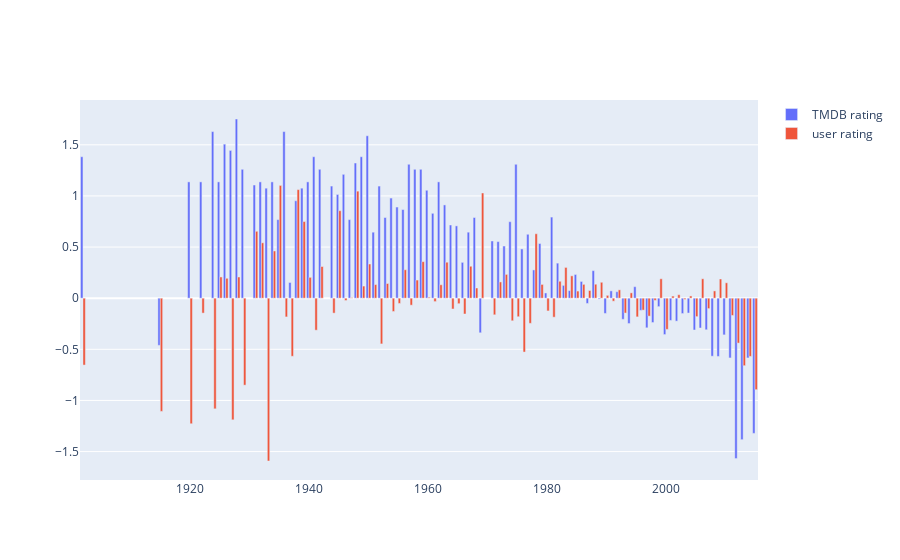

The notebook cell saved with this chart:
### Code cell
traces = [
    go.Bar(name='TMDB rating',
        x = movie_ratings.groupby('year')['scaled_tmdb_vote'].mean().index,
        y = movie_ratings.groupby('year')['scaled_tmdb_vote'].mean()
    ),
        go.Bar(name='user rating',
        x = movie_ratings.groupby('year')['scaled_user_rating'].mean().index,
        y = movie_ratings.groupby('year')['scaled_user_rating'].mean()
    )
]

go.Figure(data = traces,
    layout_xaxis_tick0 = 1890
)
